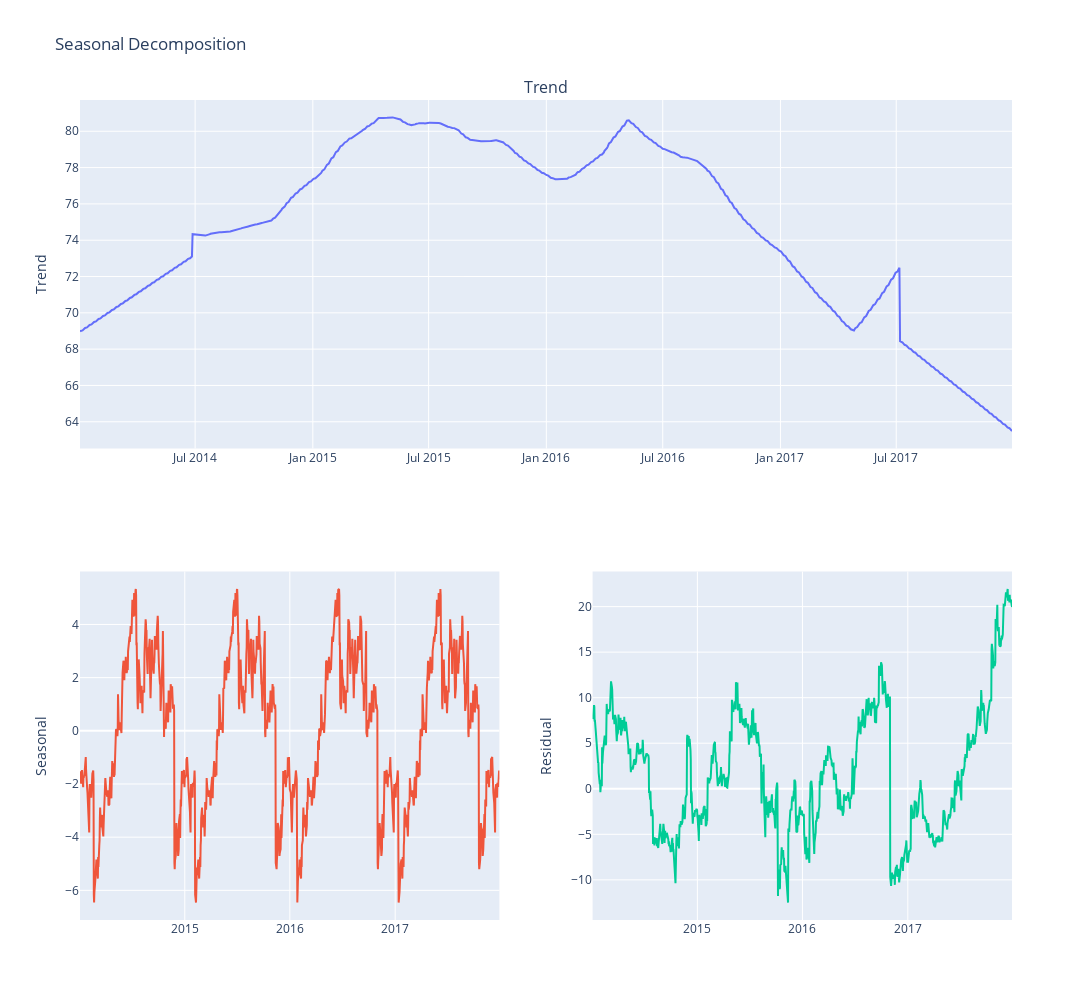

Here is the notebook cell this chart was saved with:
### Code cell
# Using decomposition period 252
decomp = seasonal_decompose(stock['close'], model='additive', period=252, extrapolate_trend='freq')

fig = make_subplots(rows = 2 , cols=2 , column_titles= ["Trend",'Seasonal','Residual'],
                   specs=[[{"colspan": 2}, None],[{}, {}]]
                   )

fig.add_trace(
    go.Scatter(x = decomp.trend.index , y = decomp.trend ,mode='lines', name='Trend'), row = 1, col=1
)

fig.add_trace(
    go.Scatter(x = decomp.seasonal.index , y = decomp.seasonal , mode = 'lines',name = 'Trend'),row = 2 , col = 1
)

fig.add_trace(
    go.Scatter(x = decomp.resid.index , y = decomp.resid,mode = 'lines',name= "Residual"),row = 2 , col = 2
)

# Update layout
fig.update_layout(
    height=1000,width=1500,title_text="Seasonal Decomposition",showlegend=False
)

# Update y-axis titles
fig.update_yaxes(title_text="Trend", row=1, col=1)
fig.update_yaxes(title_text="Seasonal", row=2, col=1)
fig.update_yaxes(title_text="Residual", row=2, col=2)

fig.show()

### Figure 1 — Plotly figure (JSON) as saved in the notebook; plotly's stock layout.template omitted (floating-point values rounded to 4 significant figures; data arrays with more than 128 entries replaced by an {"elided": "..."} marker saying what was removed)
{"data": [{"mode": "lines", "name": "Trend", "type": "scatter", "x": {"elided": "1042 str values"}, "xaxis": "x", "y": {"elided": "1042 float values"}, "yaxis": "y"}, {"mode": "lines", "name": "Trend", "type": "scatter", "x": {"elided": "1042 str values"}, "xaxis": "x2", "y": {"elided": "1042 float values"}, "yaxis": "y2"}, {"mode": "lines", "name": "Residual", "type": "scatter", "x": {"elided": "1042 str values"}, "xaxis": "x3", "y": {"elided": "1042 float values"}, "yaxis": "y3"}], "layout": {"annotations": [{"font": {"size": 16}, "showarrow": false, "text": "Trend", "x": 0.5, "xanchor": "center", "xref": "paper", "y": 1, "yanchor": "bottom", "yref": "paper"}], "height": 1000, "showlegend": false, "title": {"text": "Seasonal Decomposition"}, "width": 1500, "xaxis": {"anchor": "y", "domain": [0, 1]}, "xaxis2": {"anchor": "y2", "domain": [0, 0.45]}, "xaxis3": {"anchor": "y3", "domain": [0.55, 1]}, "yaxis": {"anchor": "x", "domain": [0.575, 1], "title": {"text": "Trend"}}, "yaxis2": {"anchor": "x2", "domain": [0, 0.425], "title": {"text": "Seasonal"}}, "yaxis3": {"anchor": "x3", "domain": [0, 0.425], "title": {"text": "Residual"}}}}
